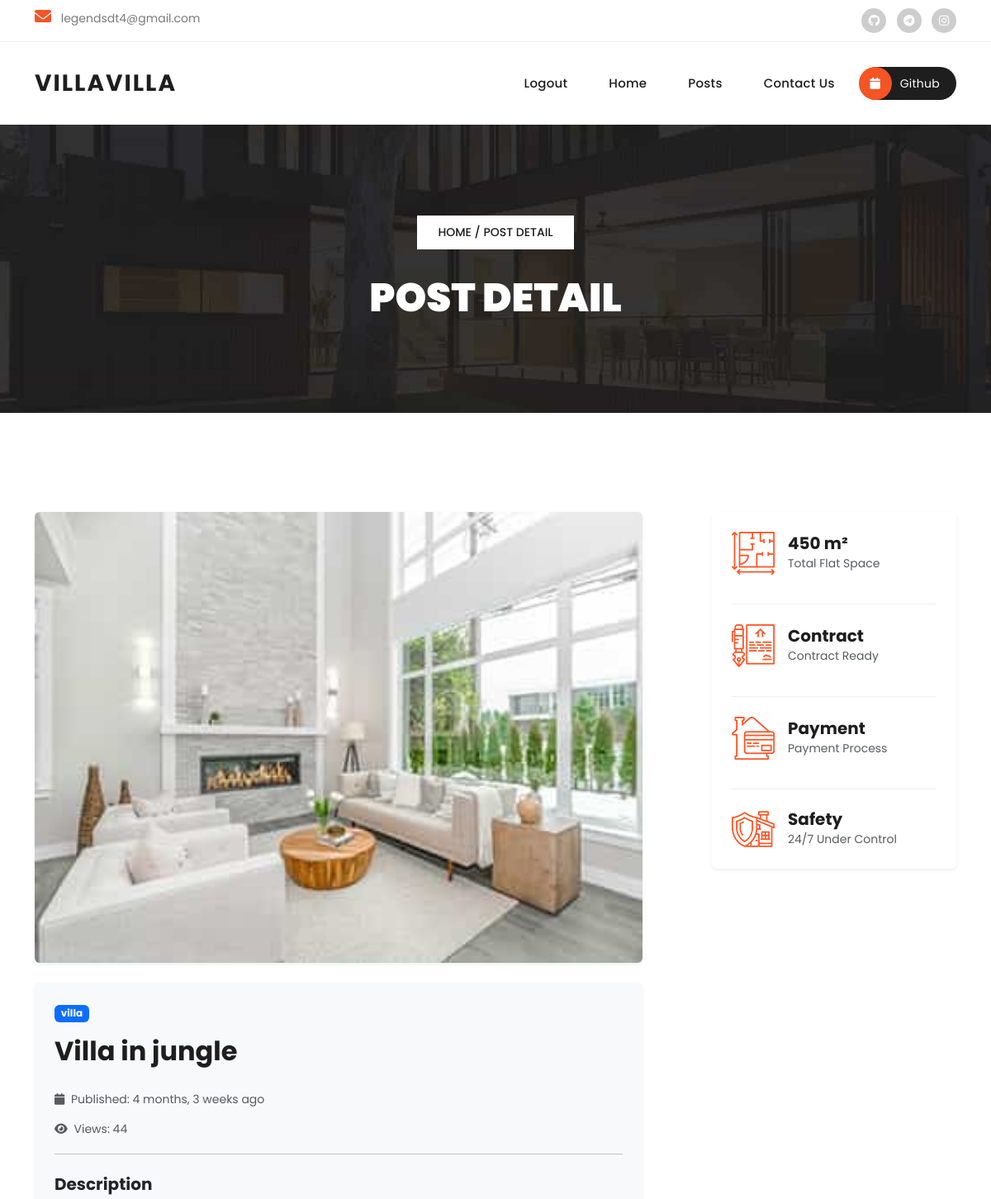
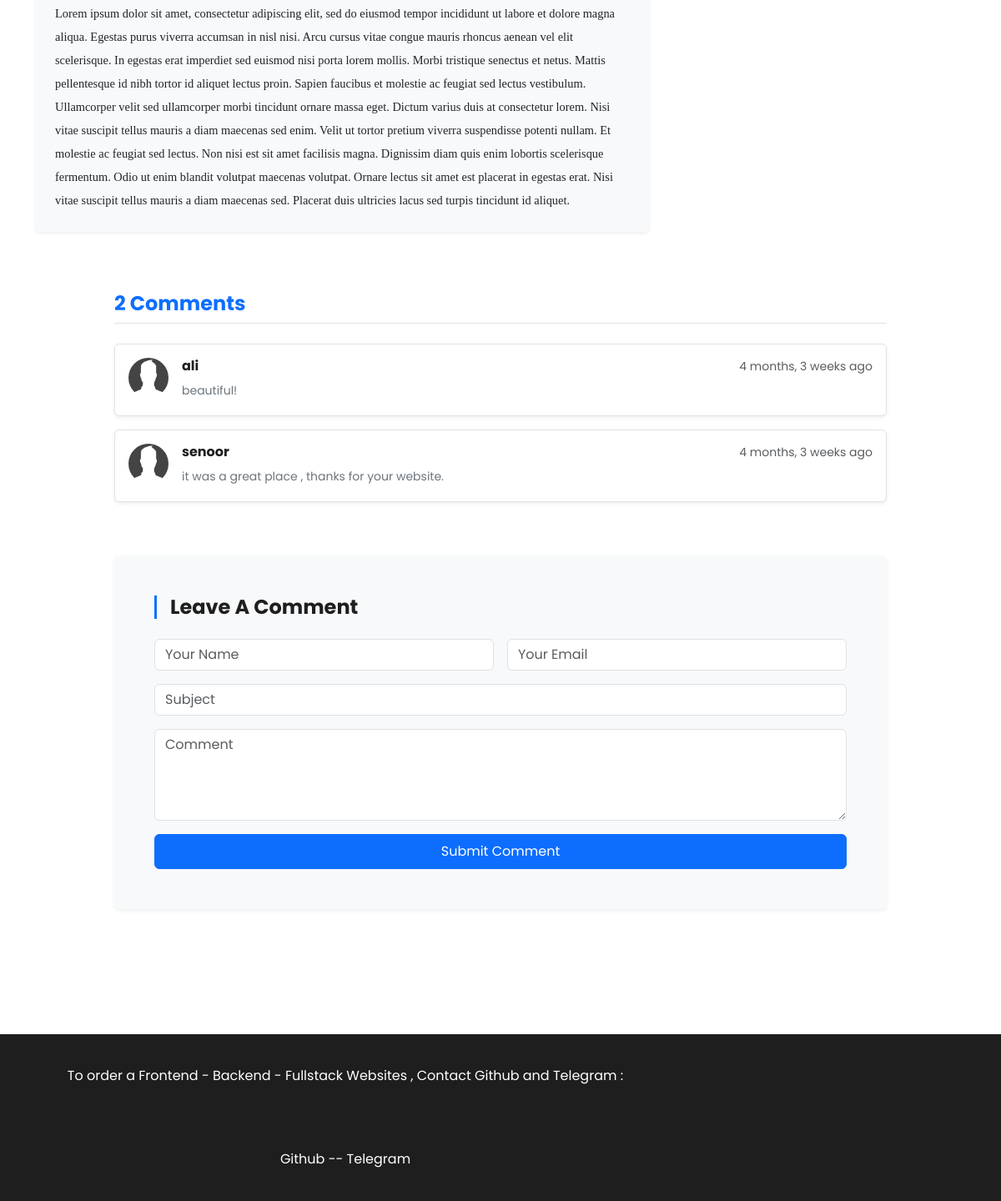
The page /blog/post/4 (signed in) on the database its author committed (2 pictures, top to bottom).
### blog/models.py (models this page shows, shortened)
class Post(models.Model):
    title = models.CharField(max_length=255)
    content = models.TextField()
    price = models.PositiveIntegerField(default=0)
    image = models.ImageField(upload_to="blog/", default="blog/property-01.jpg",blank=True)
    author = models.ForeignKey(User, on_delete=models.SET_NULL, null=True)
    category = models.ManyToManyField("Category")
    status = models.BooleanField(default=False)
    login_require = models.BooleanField(default=False)
    counted_view = models.PositiveIntegerField(default=0)
    published_date = models.DateTimeField(null=True)
    created_date = models.DateTimeField(auto_now_add=True)
    updated_date = models.DateTimeField(auto_now=True)
    class Meta:
        ordering = ["-published_date"]

class Category(models.Model):
    name = models.CharField(max_length=255)

### comment/models.py (models this page shows, shortened)
class Comment(models.Model):
    name = models.CharField(max_length=255)
    email = models.EmailField()
    subject = models.CharField(max_length=255)
    message = models.TextField()
    approved = models.BooleanField(default=False)
    created_date = models.DateTimeField(auto_now_add=True)
    updated_date = models.DateTimeField(auto_now=True)
    post = models.ForeignKey(Post, on_delete=models.CASCADE)
    class Meta:
        ordering = ["-created_date"]

### blog/views.py (the view, shortened to what this page needs)
# urls.py: path("post/<int:pk>", views.PostDetail.as_view(), name="post-detail"),
class PostDetail(FormMixin, DetailView):
    model = Post
    template_name = "post_detail.html"
    context_object_name = "post"
    form_class = CommentForm
    def dispatch(self, request, *args, **kwargs):
        obj = get_object_or_404(Post, pk=kwargs.get('pk'))
        if obj.login_require and not request.user.is_authenticated:
            current_url = request.get_full_path()
            login_url = f"{reverse('accounts:login')}?{urlencode({'next': current_url})}"
            return redirect(login_url)
        return super().dispatch(request, *args, **kwargs)
    def get_object(self, queryset=None):
        obj = super().get_object(queryset)
        obj.counted_view = obj.counted_view + 1
        obj.save(update_fields=["counted_view"])
        return obj
    def get_context_data(self, **kwargs):
        context = super().get_context_data(**kwargs)
        context["comments"] = Comment.objects.filter(post=self.object, approved=True)
        context["form"] = self.get_form()
        return context
    def post(self, request, *args, **kwargs):
        self.object = self.get_object()
        form = self.get_form()
        if form.is_valid():
            comment = form.save(commit=False)
            comment.post = self.object
            comment.save()
            messages.success(request, "Submitted")
            return HttpResponseRedirect(self.get_success_url())
        messages.error(request, "Something went wrong")
        return self.form_invalid(form)

### comment/forms.py
class CommentForm(forms.ModelForm):
    class Meta:
        model = Comment
        fields = ["name", "email", "subject", "message"]

### templates/post_detail.html (shortened to what this page needs)
{% extends 'base.html' %}
{% load static %}
{% load humanize %}
  {% block content %}
  <header class="header-area header-sticky">
    <div class="container">
        <div class="row">
            <div class="col-12">
                <nav class="main-nav">
                    <a href="index.html" class="logo">
                        <h1>Villa</h1>
                    </a>
                    <a href="{% url 'index' %}" class="logo">
                        <h1>Villa</h1>
                    </a>
                    <ul class="nav">
                      {% if user.is_authenticated %}
                      <li><a href="{% url 'accounts:logout' %}">Logout</a></li>
                      {% else %}
                      <li><a href="{% url 'accounts:login' %}">Login</a></li>
                      <li><a href="{% url 'accounts:signup' %}">Signup</a></li>
                      {% endif %}
                      <li><a href="{% url 'index' %}">Home</a></li>
                      <li><a href="{% url 'blog:posts' %}">Posts</a></li>
                      <li><a href="{% url 'comment:contact' %}">Contact Us</a></li>
                      <li><a href="https://github.com/Senoor22s"><i class="fa fa-calendar"></i>Github</a></li>
                  </ul>
                </nav>
            </div>
        </div>
    </div>
  </header>
  <div class="page-heading header-text">
    <div class="container">
      <div class="row">
        <div class="col-lg-12">
          <span class="breadcrumb"><a href="{% url 'index' %}">Home</a>  /  <a href="{% url 'blog:post-detail' pk=post.id %}">Post Detail</a></span>
          <h3>Post Detail</h3>
        </div>
      </div>
    </div>
  </div>
<div class="single-property section">
  <div class="container">
    <div class="row">
      <div class="col-lg-8 mb-4">
        <div class="main-image mb-4">
          <img src="{{ post.image.url }}" alt="" class="img-fluid rounded shadow-sm">
        </div>
        <div class="main-content bg-light p-4 rounded shadow-sm">
          {% for cat in post.category.all %}
            <span class="badge bg-primary me-1">{{ cat.name }}</span>
          {% endfor %}
          <h2 class="mt-3">{{ post.title }}</h2>
          <br>
          <p class="text-muted mb-2">
            <i class="fa fa-calendar me-1"></i> Published: {{ post.published_date|naturaltime }}
          </p>
          <p class="text-muted mb-3">
            <i class="fa fa-eye me-1"></i> Views: {{ post.counted_view }}
          </p>
          <hr>
          <h5 class="text-dark mt-4 mb-2">Description</h5>
          <p class="text-justify">{{ post.content|safe }}</p>
        </div>
      </div>
      <div class="col-lg-4">
        <div class="info-table bg-white p-4 rounded shadow-sm">
          <ul class="list-unstyled">
            <li class="d-flex align-items-center mb-4">
              <img src="{% static 'assets/images/info-icon-01.png' %}" alt="" class="me-3" style="max-width: 52px;">
              <div>
                <h5 class="mb-0">450 m²</h5>
                <small class="text-muted">Total Flat Space</small>
              </div>
            </li>
            <li class="d-flex align-items-center mb-4">
              <img src="{% static 'assets/images/info-icon-02.png' %}" alt="" class="me-3" style="max-width: 52px;">
              <div>
                <h5 class="mb-0">Contract</h5>
                <small class="text-muted">Contract Ready</small>
              </div>
            </li>
            <li class="d-flex align-items-center mb-4">
              <img src="{% static 'assets/images/info-icon-03.png' %}" alt="" class="me-3" style="max-width: 52px;">
              <div>
                <h5 class="mb-0">Payment</h5>
                <small class="text-muted">Payment Process</small>
              </div>
            </li>
            <li class="d-flex align-items-center">
              <img src="{% static 'assets/images/info-icon-04.png' %}" alt="" class="me-3" style="max-width: 52px;">
              <div>
                <h5 class="mb-0">Safety</h5>
                <small class="text-muted">24/7 Under Control</small>
              </div>
            </li>
          </ul>
        </div>
      </div>
    </div>
  </div>
</div>
<div class="container my-5">
  <div class="row justify-content-center">
    <div class="col-lg-10">
      <h4 class="mb-4 border-bottom pb-2 text-primary">{{ comments|length }} Comments</h4>
      {% for comment in comments %}
      <div class="d-flex bg-white border rounded shadow-sm p-3 mb-3">
        <img src="{% static 'assets/images/img5.png' %}" alt="avatar" class="rounded-circle" style="width: 48px; height: 48px; object-fit: cover;">
        <div class="ps-3 flex-grow-1">
          <div class="d-flex justify-content-between align-items-center">
            <h6 class="mb-0">{{ comment.name }}</h6>
            <small class="text-muted">{{ comment.created_date|naturaltime }}</small>
          </div>
          <p class="mt-1 mb-0 text-secondary">{{ comment.message }}</p>
        </div>
      </div>
      {% endfor %}
    </div>
  </div>
</div>
<div class="container mb-5">
  <div class="row justify-content-center">
    <div class="col-lg-10">
      <div class="bg-light p-4 p-md-5 rounded shadow-sm">
        <h4 class="mb-4 border-start border-3 border-primary ps-3">Leave A Comment</h4>
        <form method="post" action="{% url 'blog:post-detail' pk=post.id %}">
          <div class="row g-3">
            <div class="col-md-6">
              <input type="text" name="name" class="form-control" placeholder="Your Name" required>
            </div>
            <div class="col-md-6">
              <input type="email" name="email" class="form-control" placeholder="Your Email" required>
            </div>
            <div class="col-12">
              <input type="text" name="subject" class="form-control" placeholder="Subject">
            </div>
            <div class="col-12">
              <textarea name="message" rows="4" class="form-control" placeholder="Comment" required></textarea>
            </div>
            <div class="col-12">
              <button type="submit" class="btn btn-primary w-100 py-2">Submit Comment</button>
            </div>
          </div>
        </form>
      </div>
    </div>
  </div>
</div>
{% endblock %}

### static/assets/css/templatemo-villa-agency.css (style rules this page uses)
html, body, div, span, applet, object, iframe, h1, h2, h3, h4, h5, h6, p, blockquote, div pre, a, abbr, acronym, address, big, cite, code, del, dfn, em, font, img, ins, kbd, q, s, samp, small, strike, strong, sub, sup, tt, var, b, u, i, center, dl, dt, dd, ol, ul, li, figure, header, nav, section, article, aside, footer, figcaption { margin: 0; padding: 0; border: 0; outline: 0; }
ul, li { padding: 0; margin: 0; list-style: none; }
header, nav, section, article, aside, footer, hgroup { display: block; }
* { box-sizing: border-box; }
html, body { font-family: 'Poppins', sans-serif; -ms-text-size-adjust: 100%; -webkit-font-smoothing: antialiased; -moz-osx-font-smoothing: grayscale; }
a { text-decoration: none !important; }
h1, h2, h3, h4, h5, h6 { color: #1e1e1e; margin-top: 0px; margin-bottom: 0px; font-weight: 700; }
ul { margin-bottom: 0px; }
p { font-size: 14px; line-height: 28px; color: #4a4a4a; }
img { width: 100%; overflow: hidden; }
html, body { font-family: 'Poppins', sans-serif; }
.section { margin-top: 120px; }
.header-area { position: relative; background-color: #fff; height: 100px; z-index: 100; -webkit-transition: all .5s ease 0s; -moz-transition: all .5s ease 0s; -o-transition: all .5s ease 0s; transition: all .5s ease 0s; }
.header-area .main-nav { background: transparent; display: flex; }
.header-area .main-nav .logo { -webkit-transition: all 0.3s ease 0s; -moz-transition: all 0.3s ease 0s; -o-transition: all 0.3s ease 0s; transition: all 0.3s ease 0s; display: inline-block; }
.header-area .main-nav .logo h1 { line-height: 100px; font-size: 28px; text-transform: uppercase; color: #1e1e1e; font-weight: 700; letter-spacing: 2px; }
.header-area .main-nav ul.nav { flex-basis: 100%; margin-top: 30px; justify-content: right; -webkit-transition: all 0.3s ease 0s; -moz-transition: all 0.3s ease 0s; -o-transition: all 0.3s ease 0s; transition: all 0.3s ease 0s; position: relative; z-index: 999; }
.header-area .main-nav .nav li:last-child { padding-right: 0px; }
.header-area .main-nav .nav li { padding-left: 10px; padding-right: 10px; height: 100px; line-height: 100px; }
.header-area .main-nav .nav li a { display: block; padding-left: 20px; padding-right: 20px; font-weight: 500; font-size: 15px; height: 40px; line-height: 40px; text-transform: capitalize; color: #1e1e1e; -webkit-transition: all 0.4s ease 0s; -moz-transition: all 0.4s ease 0s; -o-transition: all 0.4s ease 0s; transition: all 0.4s ease 0s; border: transparent; letter-spacing: .25px; }
.header-area .main-nav .nav li:last-child a { background-color: #1e1e1e; color: #fff; font-size: 14px; font-weight: 400; text-transform: none; border-radius: 20px; padding-left: 0px; }
.header-area .main-nav .nav li:last-child a i { background-color: #f35525; display: inline-block; width: 40px; height: 40px; text-align: center; line-height: 40px; margin-right: 10px; border-radius: 50%; margin-left: -1px; }
@media (max-width: 1200px) { .header-area .main-nav .nav li { padding-left: 5px; padding-right: 5px; } }
.page-heading { background-image: url(../images/page-heading-bg.jpg); background-position: center bottom; background-repeat: no-repeat; background-size: cover; padding: 110px 0px; text-align: center; }
.page-heading span { background-color: #fff; color: #1e1e1e; font-size: 14px; font-weight: 500; text-transform: uppercase; padding: 10px 25px; display: inline-block; margin-bottom: 30px; }
.page-heading span a { color: #1e1e1e; }
.page-heading h3 { font-size: 48px; font-weight: 900; text-transform: uppercase; color: #fff; }
.single-property .main-image img { float: none; }
.single-property .info-table { border-radius: 10px; box-shadow: 0px 0px 15px rgba(0, 0, 0, 0.15); padding: 35px 30px; margin-left: 60px; }
.single-property .info-table ul li { display: block; margin-bottom: 35px; padding-bottom: 35px; border-bottom: 1px solid #eee; }
.single-property .info-table ul li:last-child { border-bottom: none; padding-bottom: 0; margin-bottom: 0; }
.single-property .info-table ul li img { float: left; margin-right: 25px; }
body { overflow-x: hidden; }

### rows shown on the page
Post: image (picture), title "Villa in jungle", published_date "4 months, 3 weeks ago", counted_view "44", content "Lorem ipsum dolor sit amet, consectetur adipiscing elit, sed do eiusmod tempor incididunt ut labore et dolore magna aliqua. Egestas purus viverra accumsan in nisl nisi. Arcu cursus vitae congue mauris rhoncus aenean vel elit scelerisque. In egestas erat imperdiet sed euismod nisi porta lorem mollis. Morbi tristique senectus et netus. Mattis pellentesque id nibh tortor id aliquet lectus proin. Sapien faucibus et molestie ac feugiat sed lectus vestibulum. Ullamcorper velit sed ullamcorper morbi tincidunt ornare massa eget. Dictum varius duis at consectetur lorem. Nisi vitae suscipit tellus mauris a diam maecenas sed enim. Velit ut tortor pretium viverra suspendisse potenti nullam. Et molestie…"
Category: name "villa"
Comment: name "ali", created_date "4 months, 3 weeks ago", message "beautiful!"
Comment: name "senoor", created_date "4 months, 3 weeks ago", message "it was a great place , thanks for your website."

### other values the page prints
{{ comments|length }} "2"
